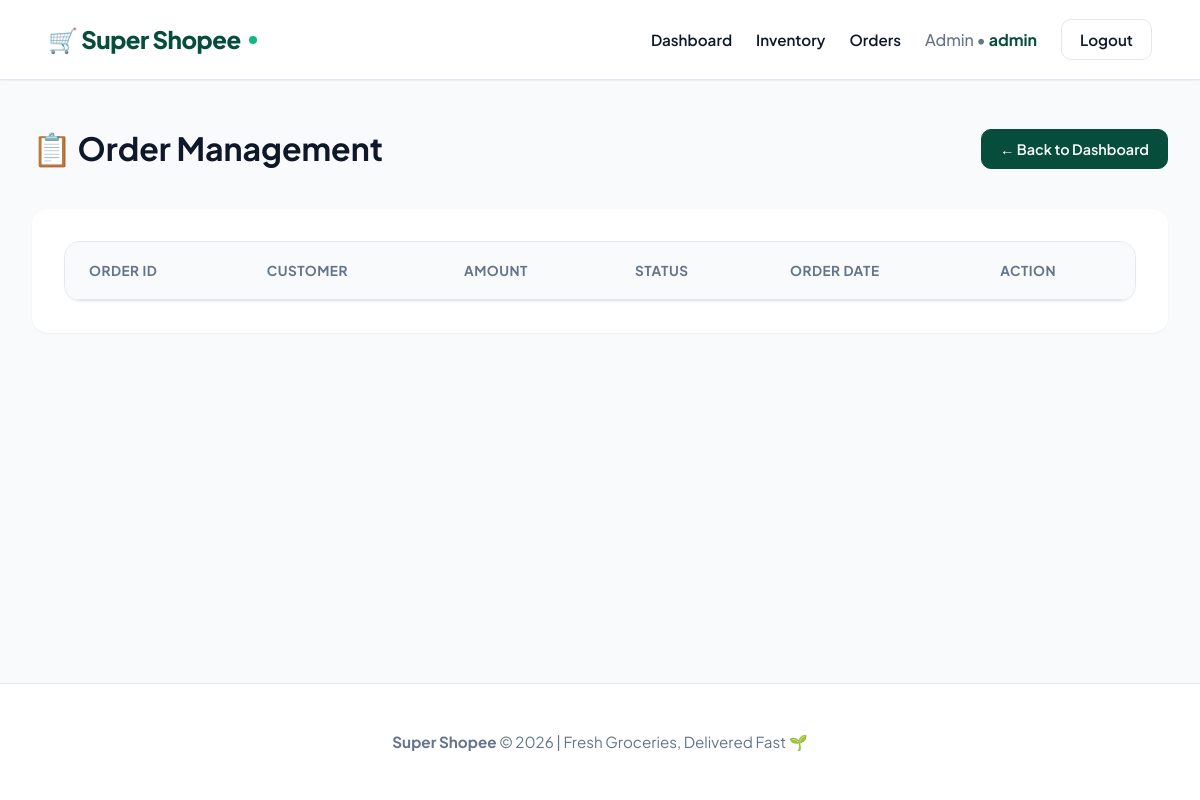
Page /admin/orders (signed in) on the earlier database version.
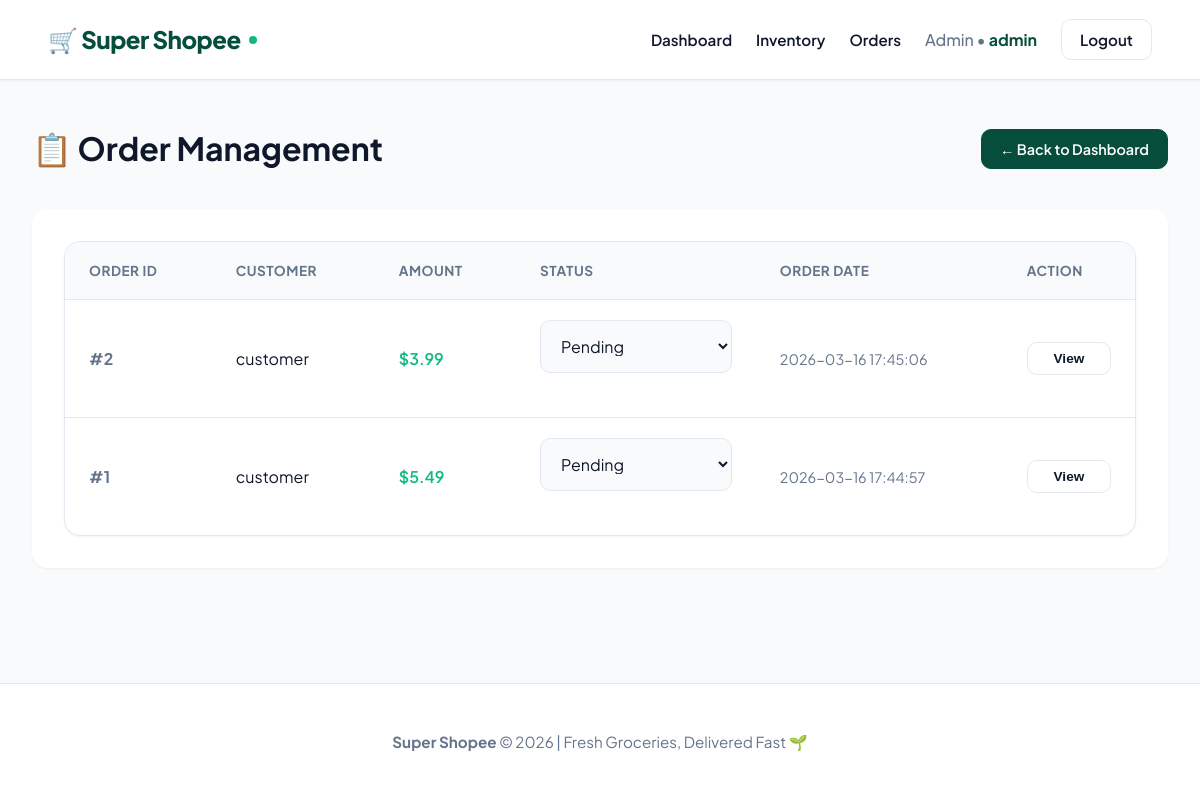
Same page on the later database version.
### tables this page shows
CREATE TABLE orders
                (
                    id
                    INTEGER
                    PRIMARY
                    KEY
                    AUTOINCREMENT,
                    customer_username
                    TEXT,
                    total_amount
                    REAL,
                    status
                    TEXT,
                    order_date
                    TEXT
                );

### app.py (the view)
@app.route("/admin/orders")
def admin_orders():
    if session.get("role") not in ['Admin', 'Cashier']:
        return redirect("/")
    conn = get_db()
    orders = conn.execute("SELECT * FROM orders ORDER BY order_date DESC").fetchall()
    conn.close()
    return render_template('orders.html', orders=orders)

### app.py (called while the page is built)
def get_db():
    conn = sqlite3.connect(DB_PATH)
    conn.row_factory = sqlite3.Row
    return conn

### templates/orders.html (shortened to what this page needs)
{% extends "layout.html" %}
{% block content %}
<div class="container">
    <div style="display: flex; justify-content: space-between; align-items: center; margin-bottom: 2.5rem;">
        <h1 style="margin: 0;">📋 Order Management</h1>
        <a href="/admin" class="btn-small" style="background: var(--primary); color: white; border-color: var(--primary);">← Back to Dashboard</a>
    </div>
    <div style="background: var(--surface); border-radius: var(--radius-lg); padding: 2rem; box-shadow: var(--shadow-sm); overflow-x: auto;">
        <table>
            <thead>
                <tr>
                    <th>Order ID</th>
                    <th>Customer</th>
                    <th>Amount</th>
                    <th>Status</th>
                    <th>Order Date</th>
                    <th>Action</th>
                </tr>
            </thead>
            <tbody>
                {% for order in orders %}
                <tr>
                    <td style="font-weight: 700; color: var(--text-muted);">#{{ order['id'] }}</td>
                    <td>{{ order['customer_username'] }}</td>
                    <td style="font-weight: 600; color: var(--accent);">${{ "%.2f"|format(order['total_amount']) }}</td>
                    <td>
                        <select class="status-select" onchange="updateStatus({{ order['id'] }}, this.value)">
                            <option value="Pending" {% if order['status'] == 'Pending' %}selected{% endif %}>Pending</option>
                        </select>
                    </td>
                    <td style="color: var(--text-muted); font-size: 0.9rem;">{{ order['order_date'] }}</td>
                    <td><button class="btn-small" style="padding: 8px 12px; font-size: 0.85rem;">View</button></td>
                </tr>
                {% endfor %}
            </tbody>
        </table>
    </div>
</div>
{% endblock %}

Differences in the rows shown:
added orders: id "2", customer_username "customer", total_amount "3.99", status+id "Pending", order_date "2026-03-16 17:45:06"
added orders: id "1", customer_username "customer", total_amount "5.49", status+id "Pending", order_date "2026-03-16 17:44:57"
